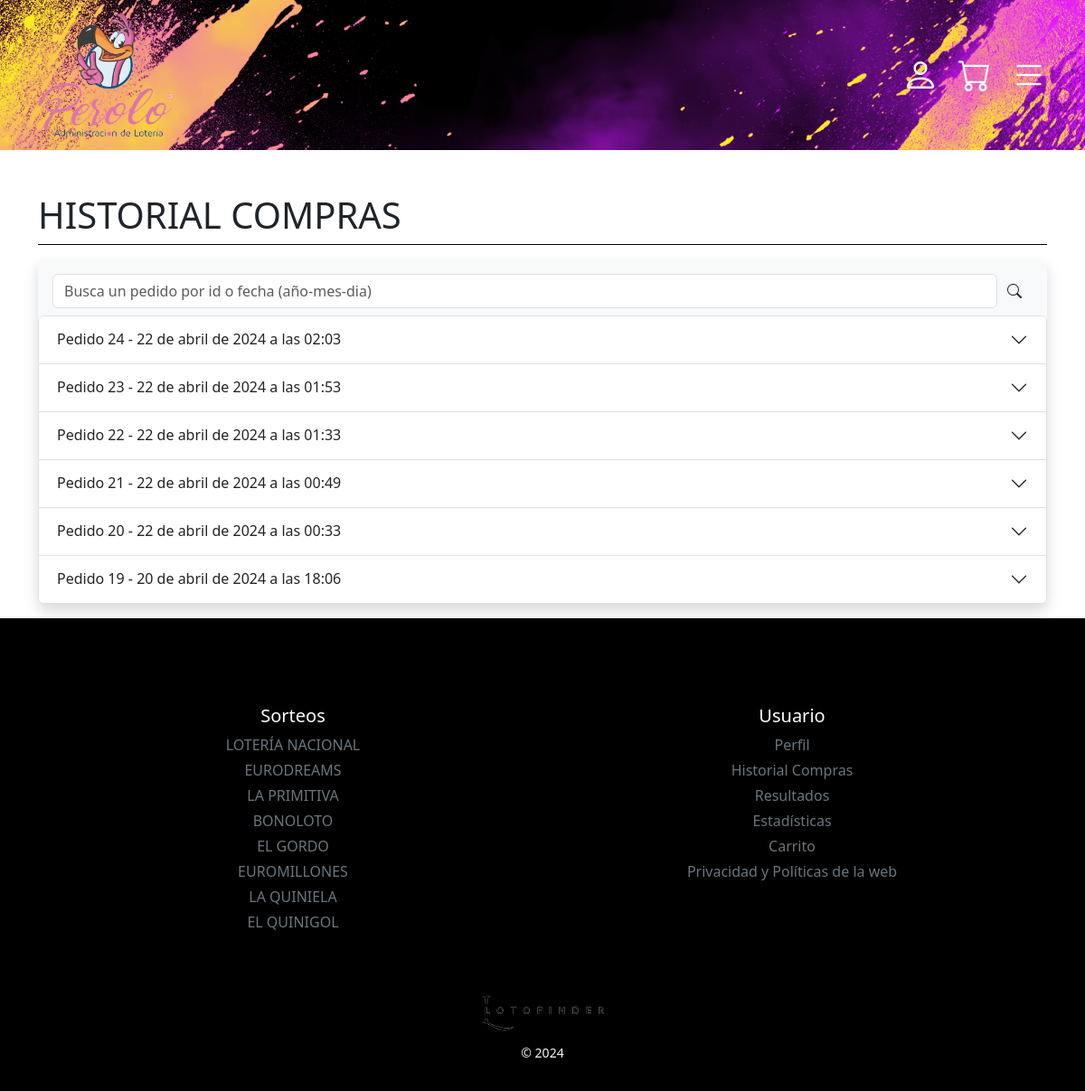
The app's page /loteriasperolo/ClienteOrderList/ (signed in) with its own data.
### apps/Global/models.py (models this page shows, shortened)
class LotteryAdministration(models.Model):
    nombreAdministración = models.OneToOneField(UsuarioAdminstracion, on_delete=models.CASCADE, primary_key=True)
    logo = models.ImageField(upload_to=user_directory_path,default='LotoFinder/static/imgs/logo.png', blank=True)
    imagen_cabecera = models.ImageField(upload_to=user_directory_path, null=True, blank=True)
    color_primario = models.CharField(max_length=7, default='#ffffff', null=False)
    color_footer = models.CharField(max_length=7, default='#000000', null=False)
    color_secundario = models.CharField(max_length=7, default='#000000', null=False)
    color_body = models.CharField(max_length=7, default='#fffff', null=False)
    direccion = models.CharField(max_length=200, null=True, blank=True)
    horario_apertura = models.TimeField(null=True, blank=True)
    horario_cierre = models.TimeField(null=True, blank=True)
    descripcion = models.TextField(null=True, blank=True)
    redes_sociales = models.JSONField(null=True, blank=True)  # Puedes ajustar según la estructura necesaria
    sitio_web = models.URLField(null=True, blank=True)
    otros_servicios = models.TextField(null=True, blank=True)
    activo = models.BooleanField(default=True)
    imagen_fondo = models.ImageField(upload_to='backgrounds/', null=True, blank=True)
    slogan = models.CharField(max_length=200, null=True, blank=True)
    promociones = models.TextField(null=True, blank=True)
    productos_destacados = models.TextField(null=True, blank=True)
    testimonios = models.TextField(null=True, blank=True)
    politicas_devolucion = models.TextField(null=True, blank=True)
    puntos_de_venta = models.TextField(null=True, blank=True)
    eventos_especiales = models.TextField(null=True, blank=True)
    partners = models.TextField(null=True, blank=True)
    ultima_actualizacion = models.DateTimeField(auto_now=True)
    rating = models.FloatField(null=True, blank=True)
    comentarios = models.TextField(null=True, blank=True)
    idioma_preferido = models.CharField(max_length=50, null=True, blank=True)
    moneda_preferida = models.CharField(max_length=50, null=True, blank=True)
    politicas_privacidad_resumen_title = models.TextField(null=True, blank=True)
    politicas_privacidad_title = models.TextField(null=True, blank=True)
    politicas_cookies_title = models.TextField(null=True, blank=True)
    politicas_privacidad_resumen = RichTextField(null=True, blank=True)
    politicas_privacidad = RichTextField(null=True, blank=True)
    politicas_cookies = RichTextField(null=True, blank=True)

class Order(models.Model):
    user = models.ForeignKey(Usuario, on_delete=models.CASCADE)
    administracion = models.ForeignKey(UsuarioAdminstracion, on_delete=models.CASCADE)
    paypalId = models.CharField(max_length=200, blank=True, null=True)
    productos = models.ManyToManyField(Product, blank=True)
    pack = models.ForeignKey(Pack, on_delete=models.CASCADE, null=True)
    creado = models.DateTimeField(auto_now_add=True)
    actualizado = models.DateTimeField(auto_now=True)
    total = models.DecimalField(max_digits=10, decimal_places=2)
    completado = models.BooleanField(default=False)
    correoCliente = models.EmailField('Email', max_length=254, blank=True, null=True)
    calle = models.CharField('Calle',max_length=50, blank = True, null = True, default='')
    ciudad = models.CharField('Ciudad',max_length=50, blank = True, null = True)
    cPostal = models.CharField('Código Postal',max_length=50, blank = True, null = True)
    provincia = models.CharField('Provincia', max_length=10, blank = True, null = True)
    nombre = models.CharField('Nombres', max_length=200, blank = True, null = True)
    apellidos = models.CharField('Apellidos', max_length=200,blank = True, null = True)
    validado = models.BooleanField(default=False)
    fechaCreacion = models.DateField(auto_now_add=True, blank = True)

### apps/Cliente/views.py (the view)
# urls.py: path('ClienteOrderList/', ClienteOrderList.as_view(), name = "ClienteOrderList"),
class ClienteOrderList(ListView):
    template_name = 'Cliente/ClienteOrderList.html'
    model = Order
    context_object_name = 'pedidos'
    def dispatch(self, request, *args, **kwargs):
        self.ordenes_usuario = Order.objects.filter(user=request.user)
        self.nombre_administracion = kwargs.get('nombre_administracion')
        administracion_existente = UsuarioAdminstracion.objects.filter(nombre_administracion=self.nombre_administracion).exists()
        administracion = get_object_or_404(LotteryAdministration, nombreAdministración__nombre_administracion=self.nombre_administracion)
        self.administracion = administracion
        if not administracion_existente:
            return HttpResponseNotFound('Administración no encontrada')
        if not request.user.is_authenticated:
            return redirect('Cliente:loginCliente', nombre_administracion= self.nombre_administracion)
        return super().dispatch(request, *args, **kwargs)
    def get_context_data(self, **kwargs):
        context = super().get_context_data(**kwargs)
        context['administracion'] = self.administracion
        context['orders'] = self.ordenes_usuario.order_by('-creado')
        context['nombre_administracion'] = self.nombre_administracion
        return context
    def get_queryset(self):
        queryset = super().get_queryset()
        queryset = self.ordenes_usuario.order_by('-creado')
        search_query = self.request.GET.get('q')
        if search_query:
            queryset = queryset.filter(
                Q(id__icontains=search_query) |
                Q(creado__icontains=search_query)
            )
        return queryset

### templates/Cliente/ClienteOrderList.html (shortened to what this page needs)
{% extends 'Cliente/headers/headerCliente.html' %}
{% load static %}
{% block styles %}
    <link rel="stylesheet" href="{% static 'Administracion/css/admProductList.css' %}">
      <link href="https://cdn.jsdelivr.net/npm/quasar@2.15.3/dist/quasar.prod.css" rel="stylesheet" type="text/css">
{% endblock %}
{% block content %}
<div class="container-fluid pb-3" style="min-height: 50vh;">
    <div class="container ">
        <h1 class="text-start pt-5  text-uppercase m-0 text-wrap" >Historial Compras</h1>
        <div class="border-1 border-bottom border-black mb-3 mt-2"></div>
        <div class="bg-light pt-2 rounded shadow">
          <div class="py-2 mx-3">
            <form method="GET" class="form-search" action="{% url 'Cliente:ClienteOrderList' nombre_administracion=nombre_administracion %}">
              <div class="input-group rounded">
                <input type="search" class="form-control rounded" placeholder="Busca un pedido por id o fecha (año-mes-dia)" aria-label="Search" aria-describedby="search-addon" name="q" value="{{ request.GET.q }}"/>
                <button type="submit" class="input-group-text border-0" id="search-addon">
                  <i class="bi bi-search"></i>
                </button>
              </div>
            </form>
          </div>
            {% if object_list %}
                <div class="accordion" id="accordionExample">
                    {% for order in object_list %}
                    <div class="accordion-item">
                      <h2 class="accordion-header">
                        <button class="accordion-button collapsed" type="button" data-bs-toggle="collapse" data-bs-target="#c{{ order.id }}" aria-expanded="true" aria-controls="collapseOne">
                          Pedido {{ order.id }} - {{order.creado}}
                        </button>
                      </h2>
                    </div>
                    {% endfor %}
                </div>
            {% else %}
                <p>No se ha realizado ninguna compra.</p>
            {% endif %}
        </div>
    </div>
</div>
{% endblock %}

### templates/Cliente/headers/headerCliente.html (shortened to what this page needs)
{% load static %}
<!DOCTYPE html>
<html lang="es">
<head>
    <link rel="stylesheet" href="https://cdn.jsdelivr.net/npm/bootstrap-icons@1.11.3/font/bootstrap-icons.min.css"/>
    {% block styles %}{% endblock %}
    <link rel="stylesheet" href="{% static 'Global/css/bootstrap.min.css' %}" />
    <link rel="stylesheet" href="{% static 'Cliente/css/headers/headerCliente.css' %}">
</head>
<body style="background-color: {{ administracion.color_primario }};">
  <header class="px-3 py-2 position-relative" style="background-image: url({% if administracion.imagen_cabecera %}{{ administracion.imagen_cabecera.url }}{% endif %}); background-color: {{ administracion.color_primario }};color: {{ administracion.color_secundario }};">
        <div class="container d-flex justify-content-between align-items-center">
          <div class="d-flex justify-content-center align-items-center"><a class="" href="/{{nombre_administracion}}/">
            <div class="logo d-flex flex-wrap align-items-center justify-content-center">
              <img style="height: 18vw;" src="{% if administracion.logo %}{{ administracion.logo.url }}{% endif %}" alt="">
            </div></a>
          </div>
          <div class=" d-flex align-items-center justify-content-end ">
            <div id="menu-icons" class="d-flex  align-items-center flex-shrink-0" style="color: {{ administracion.color_secundario }};">
              <button type="button"  class="bg-transparent border-0" data-bs-toggle="modal" data-bs-target="#perfil">
                <i class="icon-nav-menu-b bi bi-person fs-1" style="color: {{ administracion.color_secundario }};"></i>
              </button>
              {% if user.is_authenticated %}
              <a href="{% url 'Cliente:ClienteCarritoDetail' nombre_administracion=nombre_administracion %}">
                <button  type="button"  class="bg-transparent border-0" data-bs-toggle="modal" data-bs-target="#cart">
                  <svg xmlns="http://www.w3.org/2000/svg" width="2em" height="0.9em" fill="currentColor" class="bi bi-cart fs-1" style="color: {{ administracion.color_secundario }};" viewBox="0 0 16 16">
                    <path d="M0 1.5A.5.5 0 0 1 .5 1H2a.5.5 0 0 1 .485.379L2.89 3H14.5a.5.5 0 0 1 .491.592l-1.5 8A.5.5 0 0 1 13 12H4a.5.5 0 0 1-.491-.408L2.01 3.607 1.61 2H.5a.5.5 0 0 1-.5-.5M3.102 4l1.313 7h8.17l1.313-7zM5 12a2 2 0 1 0 0 4 2 2 0 0 0 0-4m7 0a2 2 0 1 0 0 4 2 2 0 0 0 0-4m-7 1a1 1 0 1 1 0 2 1 1 0 0 1 0-2m7 0a1 1 0 1 1 0 2 1 1 0 0 1 0-2"></path>
                  </svg>
                </button>
              </a>
              {%endif%}
              <button type="button" id="menu-icon" class="bg-transparent border-0" data-bs-toggle="modal" data-bs-target="#cart">
                <i class="bi bi-list fs-1" data-bs-toggle="collapse" data-bs-target="#collapseExample" style="color: {{ administracion.color_secundario }};" aria-expanded="true" aria-controls="collapseExample"></i>
              </button>
            </div>
          </div>
        </div>
    </header>
    <div class="body" style="background-color: {{ administracion.color_body }};">
        {% block content %}{% endblock %}
    </div>
    <footer class=" py-3 pt-4  pt-md-5" style="background-color: {{ administracion.color_footer }};">
        <div class="row m-md-5 d-flex justify-content-center" style="flex-wrap: wrap;">
          <div class="col-6 col-md text-center">
            <h5>Sorteos</h5>
            <ul class="list-unstyled text-small">
              <li class="mb-1"><a class="link-secondary text-decoration-none" href="{% url 'Cliente:loteriaNacional' nombre_administracion=nombre_administracion %}">LOTERÍA NACIONAL</a></li>
              <li class="mb-1"><a class="link-secondary text-decoration-none" href="{% url 'Cliente:eurodreams' nombre_administracion=nombre_administracion %}">EURODREAMS</a></li>
              <li class="mb-1"><a class="link-secondary text-decoration-none" href="{% url 'Cliente:primitiva' nombre_administracion=nombre_administracion %}">LA PRIMITIVA</a></li>
              <li class="mb-1"><a class="link-secondary text-decoration-none" href="{% url 'Cliente:bonoloto' nombre_administracion=nombre_administracion %}">BONOLOTO</a></li>
              <li class="mb-1"><a class="link-secondary text-decoration-none" href="{% url 'Cliente:elgordo' nombre_administracion=nombre_administracion %}">EL GORDO</a></li>
              <li class="mb-1"><a class="link-secondary text-decoration-none" href="{% url 'Cliente:euromillones' nombre_administracion=nombre_administracion %}">EUROMILLONES</a></li>
              <li class="mb-1"><a class="link-secondary text-decoration-none" href="{% url 'Cliente:quiniela' nombre_administracion=nombre_administracion %}">LA QUINIELA</a></li>
              <li class="mb-1"><a class="link-secondary text-decoration-none" href="{% url 'Cliente:quinigol' nombre_administracion=nombre_administracion %}">EL QUINIGOL</a></li>
            </ul>
          </div>
          <div class="col-6 col-md text-center">
            <h5>Usuario</h5>
            <ul class="list-unstyled text-small">
              <li class="mb-1"><a class="link-secondary text-decoration-none" href="{% url 'Cliente:profile' nombre_administracion=nombre_administracion %}">Perfil</a></li>
              <li class="mb-1"><a class="link-secondary text-decoration-none" href="{% url 'Cliente:ClienteOrderList' nombre_administracion=nombre_administracion %}">Historial Compras</a></li>
              <li class="mb-1"><a class="link-secondary text-decoration-none" href="{% url 'Cliente:resultados' nombre_administracion=nombre_administracion %}">Resultados</a></li>
              <li class="mb-1"><a class="link-secondary text-decoration-none" href="{% url 'Cliente:estadisticas' nombre_administracion=nombre_administracion %}">Estadísticas</a></li>
              <li class="mb-1"><a class="link-secondary text-decoration-none" href="{% url 'Cliente:ClienteCarritoDetail' nombre_administracion=nombre_administracion %}">Carrito</a></li>
              <li class="mb-1"><a class="link-secondary text-decoration-none" href="{% url 'Cliente:privacyPolicy' nombre_administracion=nombre_administracion %}">Privacidad y Políticas de la web</a></li>
            </ul>
          </div>
        </div>
        <div class=" col-md text-center">
          <img class="mb-2 " src="{% static 'Administracion/img/logo.png' %}" alt="" width="150" height="50">
          <small class="d-block mb-3 text-light">© 2024</small>
        </div>
      </footer>
</body>
</html>

### static/Cliente/css/headers/headerCliente.css (style rules this page uses)
* { margin: 0; padding: 0; box-sizing: border-box; }
.body { width: 100%; }
header { background-position: center; background-size: cover; background-repeat: no-repeat; }
footer h5 { color: white; }
.logo, .plogo { min-height: 100px; max-height: 150px; }
.logo > img,.plogo > img { max-height: 150px; }
.icon-nav-menu-b { font-size: 2em; }

### templates/Cliente/ClienteOrderList.html (style rules this page uses)
.form-search { display: flex !important; }

### records on screen
LotteryAdministration: imagen_cabecera (picture), logo (picture)
Order: id "24", creado "22 de abril de 2024 a las 02:03"
Order: id "23", creado "22 de abril de 2024 a las 01:53"
Order: id "22", creado "22 de abril de 2024 a las 01:33"
Order: id "21", creado "22 de abril de 2024 a las 00:49"
Order: id "20", creado "22 de abril de 2024 a las 00:33"
Order: id "19", creado "20 de abril de 2024 a las 18:06"
